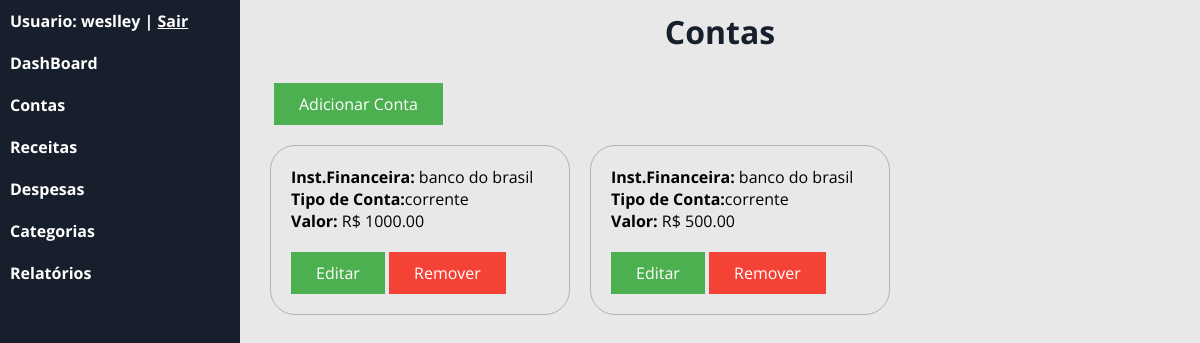
The page /?c=contas (signed in) on the database as committed earlier.
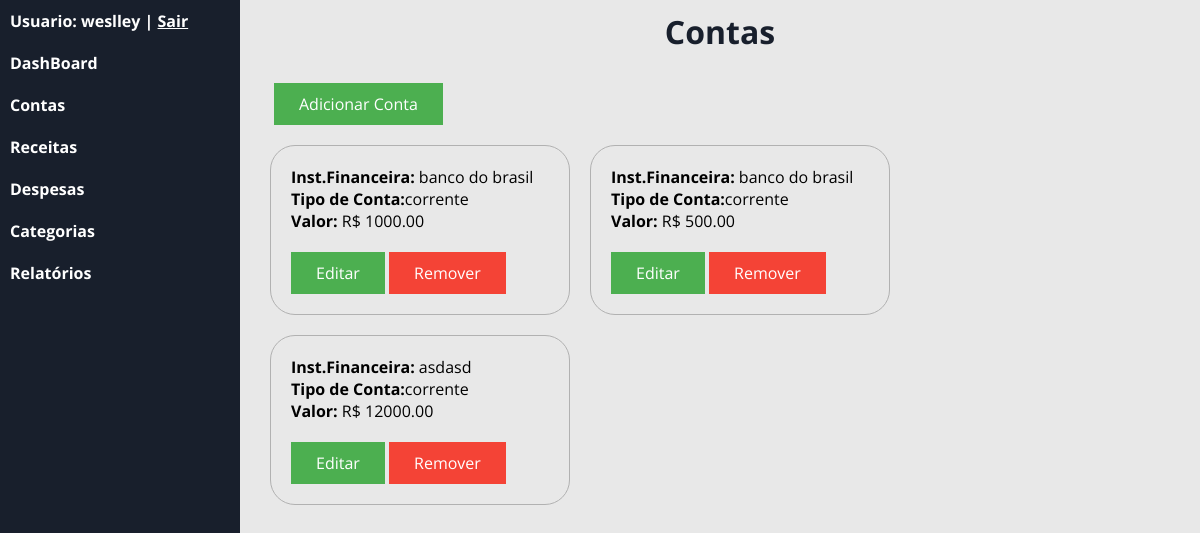
The same page on the database as committed later.
### tables this page shows
CREATE TABLE `conta` (
  `id` int(11) NOT NULL,
  `valor` double(10,2) NOT NULL,
  `instFinanca` varchar(60) NOT NULL,
  `descricao` varchar(60) NOT NULL,
  `tipo_conta` varchar(8) NOT NULL,
  `id_usuario` int(11) NOT NULL
);

### app/controller/Contas.php (called while the page is built, shortened)
<?php
class Contas extends Controller
    {
        public function index()
        {
            try {
                $respContas = new Repository('app\model\class\Conta');
                $criteria = new Criteria;
                $criteria->add('id_usuario','=',Usuario::get('id'));
                $resultContas = $respContas->load($criteria);
            } catch (\Exception $e) {
                Transaction::rollback();
                echo $e->getMessage();
            }
            $this->view([
                'template/header',
                'conta/listagem',
                'template/footer'
            ],[
                'usuario_logado' => Usuario::get('nome'),
                'contasListagem' =>  $resultContas,
                'msg'            => FlashMessage::get()
            ]);
        }
    }

### app/model/Repository.php (called while the page is built, shortened)
<?php
    final class Repository
    {
        private $activeRecord;
        public function __construct($class)
        {
            $this->activeRecord = $class;
        }
        public function load(Criteria|null $criteria = null)
        {
            $sql = "SELECT * FROM ".constant($this->activeRecord.'::TABLENAME');
            if($criteria)
            {
                $expressao = $criteria->dump();
                if($expressao)
                {
                    $sql .= " WHERE ".$expressao;
                }
            }
            if($conn = Transaction::get())
            {
                $result = $conn->query($sql);
                $results = array();
                if($result)
                {
                    while($row = $result->fetchObject($this->activeRecord))
                    {
                        $results[] = $row;
                    }
                    return $results;
                }
            }
            else
            {
                throw new \Exception('Não há transação ativa!');
            }
        }
    }

### app/model/Criteria.php (called while the page is built, shortened)
<?php
    class Criteria
    {
        private $filters;
        function __construct()
        {
            $this->filters = array();
        }
        public function add($variable,$compare_operator,$value,$logic_operator = 'and')
        {
            if(empty($this->filters))
            {
                $logic_operator = null;
            }
            $this->filters[] = [$variable,$compare_operator,$this->transform($value),$logic_operator];
        }
        public function transform($value)
        {
            if(is_array($value))
            {
                foreach($value as $x)
                {
                    if(is_integer($x)){
                        $foo[] = $x;
                    }
                    else if(is_string($x))
                    {
                        $foo[] = "'$x'";
                    }
                }
                $result = '('.implode(',',$foo).')';
            }
            else if(is_string($value))
            {
                $result = "'$value'";
            }
            return $result;
        }
        public function dump()
        {
            if(is_array($this->filters) and count($this->filters) > 0)
            {
                $result = '';
                foreach($this->filters as $filter)
                {
                    $result .= $filter[3].' '.$filter[0].' '.$filter[1].' '.$filter[2].' ';
                }
                $result = trim($result);
                return "({$result})";
            }
        }
    }

### app/model/Record.php (called while the page is built, shortened)
<?php
    abstract class Record
    {
        protected array $data;
        public function __set($prop,$value)
        {
           if(method_exists($this,'set_'.$prop))
           {
            call_user_func(array($this,'set_'.$prop),$value);
           }
           else
           {
               if($value == null)
               {
                   unset($this->data[$prop]);
               }
               else{
                   $this->data[$prop] = $value;
               }
           }
        }
        public function __get($prop)
        {
           if(method_exists($this,'get_'.$prop))
           {
            return call_user_func(array($this,'get_'.$prop));
           }
           else
           {
               if(isset($this->data[$prop]))
               {
                   return $this->data[$prop];
               }
           }
        }
    }

### app/view/conta/listagem.php (the view, shortened to what the changed rows need)
<div id="form-listagem-conta" >
    <h1 id="titulo-conta_listagem">Contas</h1>
    <div>
        <a href="./?c=contas&m=inserir" id="btn-adicionar-conta">Adicionar Conta</a><br>
    </div>
    <?php
        if(isset($contasListagem) && !empty($contasListagem)):
            foreach($contasListagem as $conta_item):
    ?>
    <div class="conta_info">
        <b>Inst.Financeira:</b> <?= $conta_item->instFinanca ?><br>
        <b>Tipo de Conta:</b><?=  $conta_item->tipo_conta ?><br>
        <b>Valor:</b> R$ <?= $conta_item->valor ?><br>
        <div style="margin-top: 20px;">
            <a href="./?c=contas&m=editar&id=<?=$conta_item->id?>" class='btn_editar_conta'>Editar</a>
            <a href="./?c=contas&m=excluir&id=<?=$conta_item->id?>" class='btn_excluir_conta' onclick="return confirm('Tem certeza que deseja Remover?');">Remover</a>
        </div>
    </div>
    <?php
            endforeach;
        else:
    ?>
    <p style="text-align: center; color:tomato;margin-top:5vh;">
        <b>Nenhuma Conta Cadastrada!</b>
    </p>
    <?php endif; ?>
</div>

### app/controller/Controller.php (shortened to what the changed rows need)
<?php
    abstract class Controller
    {
        protected function view(array $templates,array $dados = array())
        {
            foreach($templates as $template)
            {
                require_once __DIR__."/../view/{$template}.php";
            }
        }
    }

### app/view/template/header.php (shortened to what the changed rows need)
<!DOCTYPE html>
<html lang="pt-br">
<head>
    <link rel="stylesheet" type="text/css" href="assets/css/style.css">
    <link rel="stylesheet" type="text/css" href="assets/css/dashboard.css">
    <link rel="stylesheet" href="https://cdnjs.cloudflare.com/ajax/libs/font-awesome/6.0.0-beta2/css/all.min.css">
</head>
<body>
    <div id="menu">
        <h4 id="logo-sistema">Usuario: <?= $usuario_logado ?> | <a href="./?c=deslogar" style="color: white;">Sair</a></h4>
        <ul>
            <li><a href="./?c=home">DashBoard</a></li>
            <li><a href="./?c=contas">Contas</a></li>
            <li><a href="./?c=receita">Receitas</a></li>
            <li><a href="./?c=despesa">Despesas</a></li>
            <li><a href="./?c=categorias">Categorias</a></li>
            <li><a href="#Relatórios">Relatórios</a></li>
        </ul>
    </div>
    <div id="conteudo">
        <div class="exemplo">

Rows that differ between the two databases and show on the page:
added conta: instFinanca "asdasd", tipo_conta "corrente", valor "12000.00"
